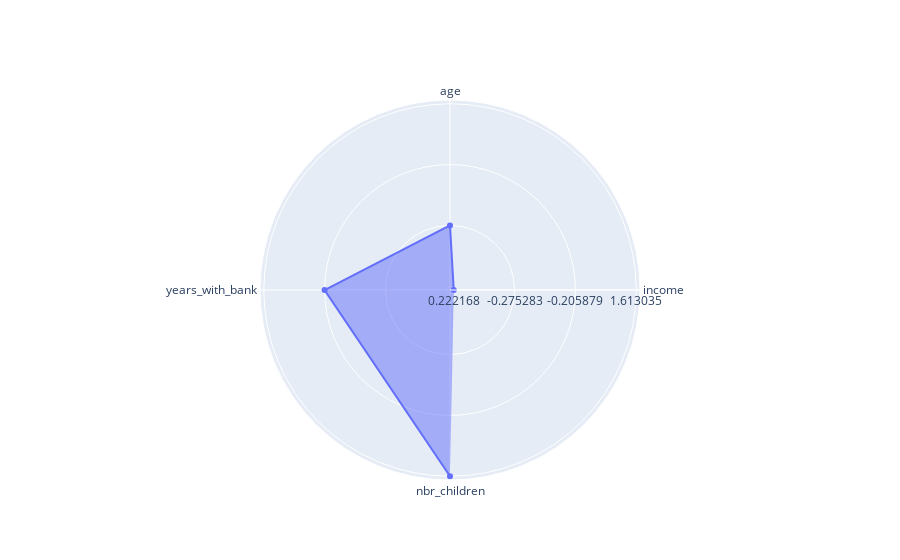

The notebook cell this image was saved under:
### Code cell
## Test out code for single radar chart Cluster 0

## Define Categories/Feature Names
Categories = ['income', 'age', 'years_with_bank', 'nbr_children']
Weight = ['0.222168','-0.275283','-0.205879','1.613035']


fig = go.Figure(data=go.Scatterpolar(
  r=Weight,
  theta=Categories,
  fill='toself'
))

fig.update_layout(
  polar=dict(
    radialaxis=dict(
      visible=True,
    ),
  ),
  showlegend=False
)

fig.show()

### Figure 1 — Plotly figure (JSON) as saved in the notebook; plotly's stock layout.template omitted (floating-point values rounded to 4 significant figures)
{"data": [{"fill": "toself", "r": ["0.222168", "-0.275283", "-0.205879", "1.613035"], "theta": ["income", "age", "years_with_bank", "nbr_children"], "type": "scatterpolar"}], "layout": {"autosize": true, "polar": {"angularaxis": {"type": "category"}, "radialaxis": {"autorange": true, "range": [-0.1364, 3.136], "type": "category", "visible": true}}, "showlegend": false}}
